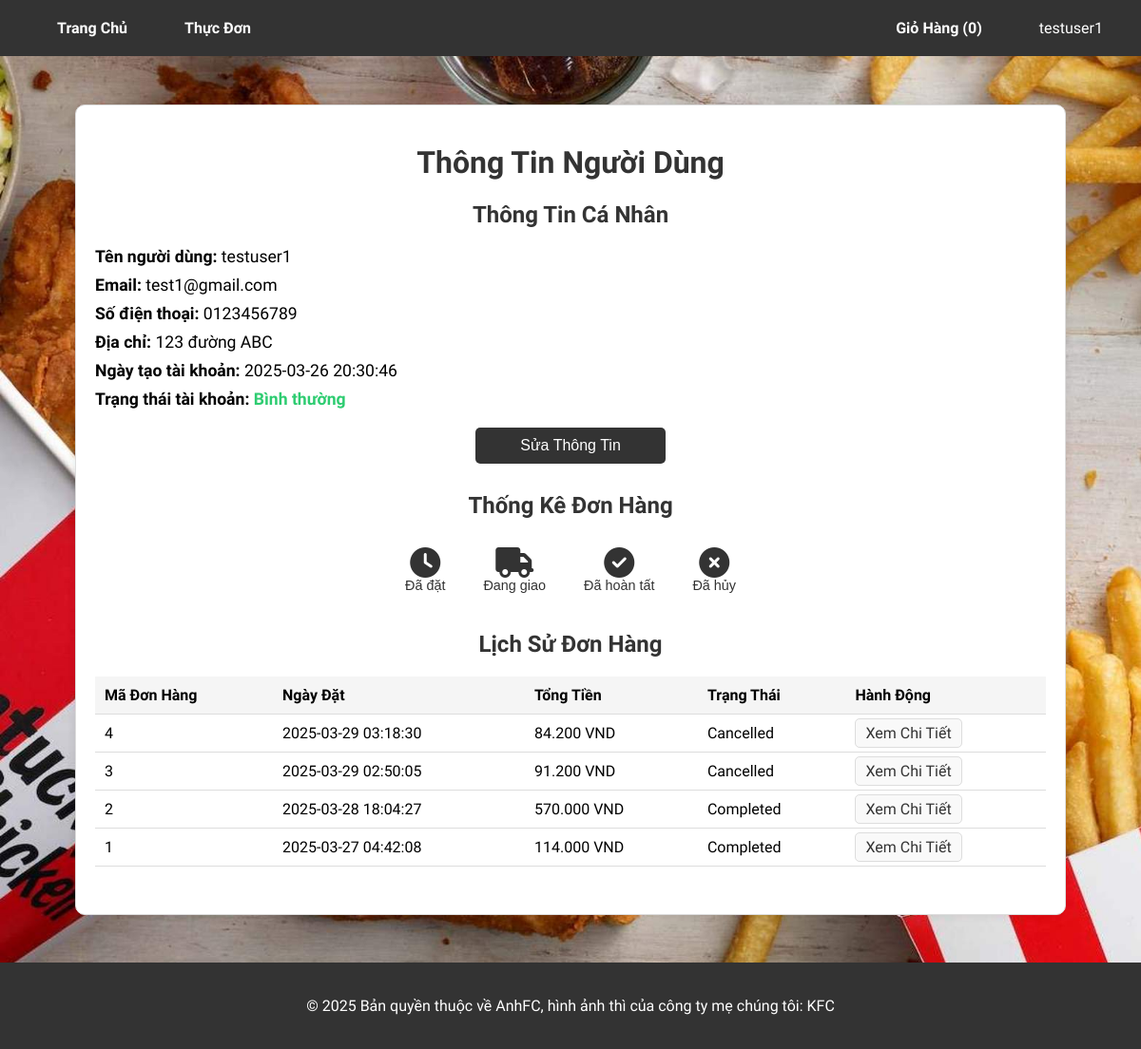
Screenshot of /AnhFC/php/user_profile.php (signed in) with the database file from the repository.
### tables this page shows
CREATE TABLE `users` (
  `id` int(11) NOT NULL,
  `username` varchar(255) NOT NULL,
  `email` varchar(255) NOT NULL,
  `phone` varchar(20) NOT NULL,
  `address` text DEFAULT NULL,
  `password` varchar(255) NOT NULL,
  `created_at` timestamp NOT NULL DEFAULT current_timestamp(),
  `is_admin` tinyint(1) DEFAULT 0,
  `restrict_cod` tinyint(1) DEFAULT 0,
  `restrict_order` tinyint(1) DEFAULT 0
);

CREATE TABLE `orders` (
  `id` int(11) NOT NULL,
  `user_id` int(11) NOT NULL,
  `total_amount` decimal(10,2) NOT NULL,
  `shipping_address` text NOT NULL,
  `payment_method` varchar(50) NOT NULL,
  `order_date` timestamp NOT NULL DEFAULT current_timestamp(),
  `status` varchar(50) DEFAULT 'Pending',
  `final_amount` double DEFAULT 0,
  `receiver_name` varchar(255) NOT NULL,
  `receiver_phone` varchar(20) NOT NULL,
  `note` text DEFAULT NULL,
  `completed_at` datetime DEFAULT NULL
);

### AnhFC/php/user_profile.php (the view, shortened to what this page needs)
<?php
include 'dbconnection.php';
$userId = $_SESSION['user_id'];
$stmt = $conn->prepare("SELECT is_admin, username, email, phone, address, created_at, restrict_cod, restrict_order, password FROM users WHERE id = ?");
$stmt->bind_param("i", $userId);
$stmt->execute();
$result = $stmt->get_result();
$user = $result->fetch_assoc();
$accountStatus = "Bình thường";
$orders = [];
$stmt = $conn->prepare("SELECT id, order_date, final_amount, status FROM orders WHERE user_id = ? ORDER BY order_date DESC");
$stmt->bind_param("i", $userId);
$stmt->execute();
$result = $stmt->get_result();
while ($order = $result->fetch_assoc()) {
    $orders[] = $order;
}
?>
<?php include 'user_header.php'; ?>
<!DOCTYPE html>
<html lang="en">
<head>
    <link rel="stylesheet" href="../css/style.css">
    <link rel="stylesheet" href="https://cdnjs.cloudflare.com/ajax/libs/font-awesome/6.4.0/css/all.min.css">
</head>
<body>
    <div class="profile-container">
        <h1>Thông Tin Người Dùng</h1>
        <div class="profile-info">
            <h2>Thông Tin Cá Nhân</h2>
            <p><strong>Tên người dùng:</strong> <?php echo htmlspecialchars($user['username']); ?></p>
            <p><strong>Email:</strong> <?php echo htmlspecialchars($user['email']); ?></p>
            <p><strong>Số điện thoại:</strong> <?php echo htmlspecialchars($user['phone'] ?? '-'); ?></p>
            <p><strong>Địa chỉ:</strong> <?php echo htmlspecialchars($user['address'] ?? '-'); ?></p>
            <p><strong>Ngày tạo tài khoản:</strong> <?php echo htmlspecialchars($user['created_at']); ?></p>
            <p><strong>Trạng thái tài khoản:</strong>
                <span class="status <?php echo $accountStatus === 'Bình thường' ? 'normal' : 'restricted'; ?>">
                    <?php echo htmlspecialchars($accountStatus); ?>
                </span>
            </p>
            <button class="edit-btn" onclick="toggleEditForm()">Sửa Thông Tin</button>
        </div>
        <div class="order-stats">
            <h2>Thống Kê Đơn Hàng</h2>
            <div class="order-stats-buttons">
                <button class="status-btn" data-status="Pending" onclick="toggleFilter('Pending')">
                    <i class="fas fa-clock"></i>
                    <span>Đã đặt</span>
                </button>
                <button class="status-btn" data-status="Shipping" onclick="toggleFilter('Shipping')">
                    <i class="fas fa-truck"></i>
                    <span>Đang giao</span>
                </button>
                <button class="status-btn" data-status="Completed" onclick="toggleFilter('Completed')">
                    <i class="fas fa-check-circle"></i>
                    <span>Đã hoàn tất</span>
                </button>
                <button class="status-btn" data-status="Cancelled" onclick="toggleFilter('Cancelled')">
                    <i class="fas fa-times-circle"></i>
                    <span>Đã hủy</span>
                </button>
            </div>
        </div>
        <div class="order-history">
            <h2>Lịch Sử Đơn Hàng</h2>
            <?php if (empty($orders)): ?>
                <p>Chưa có đơn hàng nào.</p>
            <?php else: ?>
                <table class="order-table" id="order-table">
                    <tr>
                        <th>Mã Đơn Hàng</th>
                        <th>Ngày Đặt</th>
                        <th>Tổng Tiền</th>
                        <th>Trạng Thái</th>
                        <th>Hành Động</th>
                    </tr>
                    <?php foreach ($orders as $order): ?>
                        <tr data-status="<?php echo htmlspecialchars($order['status']); ?>">
                            <td><?php echo htmlspecialchars($order['id']); ?></td>
                            <td><?php echo htmlspecialchars($order['order_date']); ?></td>
                            <td><?php echo number_format($order['final_amount'], 0, ',', '.'); ?> VND</td>
                            <td><?php echo htmlspecialchars($order['status']); ?></td>
                            <td>
                                <a href="order_detail.php?order_id=<?php echo $order['id']; ?>">Xem Chi Tiết</a>
                            </td>
                        </tr>
                    <?php endforeach; ?>
                </table>
            <?php endif; ?>
        </div>
    </div>
</body>
</html>
<?php
include 'footer.php';
?>

### AnhFC/php/user_header.php (shortened to what this page needs)
<?php
$isLoggedIn = isset($_SESSION['user_id']);
if ($isLoggedIn) {
    include 'dbconnection.php';
    $userId = $_SESSION['user_id'];
    $stmt = $conn->prepare("SELECT username FROM users WHERE id = ?");
    $stmt->bind_param("i", $userId);
    $stmt->execute();
    $result = $stmt->get_result();
    $headerUser = $result->fetch_assoc();
    $cartCount = isset($_SESSION['cart']) ? array_sum($_SESSION['cart']) : 0;
}
?>
<!DOCTYPE html>
<html lang="en">
<head>
    <link rel="stylesheet" href="../css/style.css">
</head>
<body>
    <nav class="navbar">
        <div class="container">
            <ul class="nav-left">
                <li><a href="user_home.php">Trang Chủ</a></li>
                <li><a href="menu.php">Thực Đơn</a></li>
            </ul>
            <ul class="nav-right">
                <?php if ($isLoggedIn): ?>
                    <li><a href="user_cart.php" class="cart-link">Giỏ Hàng (<?php echo $cartCount; ?>)</a></li>
                    <li>
                        <div class="dropdown">
                            <span class="dropbtn"><?php echo htmlspecialchars($headerUser['username']); ?></span>
                        </div>
                    </li>
                <?php else: ?>
                    <li><a href="user_login.php" class="login-link">Đăng Nhập</a></li>
                <?php endif; ?>
            </ul>
        </div>
    </nav>
</body>
</html>

### AnhFC/css/style.css (style rules this page uses)
.navbar { background-color: #333; color: white; padding: 10px; text-align: center; }
.navbar ul { list-style-type: none; padding: 0; margin: 0; display: flex; justify-content: center; }
.navbar ul li { margin: 0 15px; }
.navbar ul li a { color: white; text-decoration: none; font-weight: bold; }

### AnhFC/php/user_header.php (style rules this page uses)
body { margin: 0; padding: 0; font-family: 'Lexend', sans-serif; }
.navbar { background-color: #333; padding: 10px 0; position: fixed; top: 0; width: 100%; z-index: 1000; }
.navbar .container { max-width: 1200px; margin: 0 auto; display: flex; justify-content: space-between; align-items: center; padding: 0 20px; }
.navbar ul { list-style-type: none; margin: 0; padding: 0; display: flex; align-items: center; }
.navbar li { position: relative; }
.navbar a { color: white; text-decoration: none; padding: 10px 15px; display: block; font-family: 'Lexend', sans-serif; font-size: 1em; }
.nav-left { display: flex; align-items: center; }
.nav-right { display: flex; align-items: center; }
.dropdown { position: relative; display: inline-block; }
.dropbtn { cursor: pointer; color: white; padding: 10px 15px; display: block; font-family: 'Lexend', sans-serif; font-size: 1em; }
.cart-link { color: white; padding: 10px 15px; text-decoration: none; }
body { padding-top: 60px; }

### AnhFC/php/user_profile.php (style rules this page uses)
body { font-family: 'Lexend', sans-serif; background-image: url('../assets/BG.jpg'); background-size: cover; background-attachment: fixed; }
h1, h2 { text-align: center; color: #333; }
.profile-container { max-width: 1000px; margin: 50px auto; padding: 20px; background-color: #fff; border: 1px solid #ddd; border-radius: 10px; box-shadow: 0 0 10px rgba(0, 0, 0, 0.1); }
.profile-info, .order-stats, .order-history, .update-form { margin-bottom: 30px; }
.profile-info p { font-size: 1.1rem; margin: 10px 0; }
.profile-info .status { font-weight: bold; }
.profile-info .status.normal { color: #2ecc71; }
.edit-btn { display: block; width: 200px; margin: 20px auto; padding: 10px; background-color: #333; color: white; text-align: center; border: none; border-radius: 5px; cursor: pointer; font-size: 1rem; }
.order-stats-buttons { display: flex; justify-content: center; gap: 20px; flex-wrap: wrap; }
.status-btn { position: relative; background: none; border: none; cursor: pointer; padding: 10px; text-align: center; transition: transform 0.1s; }
.status-btn i { font-size: 2rem; color: #333; }
.status-btn span { display: block; font-size: 0.9rem; color: #333; }
.order-table { width: 100%; border-collapse: collapse; margin-top: 20px; }
.order-table th, .order-table td { padding: 10px; text-align: left; border-bottom: 1px solid #ddd; }
.order-table th { background-color: #f5f5f5; }
.order-table a, .order-table button { color: #333; text-decoration: none; padding: 5px 10px; border: 1px solid #ddd; border-radius: 5px; background-color: #f9f9f9; }

### rows the page displays
users: username "testuser1", email "test1@gmail.com", phone "0123456789", address "123 đường ABC", created_at "2025-03-26 20:30:46"
orders: id "4", order_date "2025-03-29 03:18:30", final_amount "84.200", status "Cancelled"
orders: id "3", order_date "2025-03-29 02:50:05", final_amount "91.200", status "Cancelled"
orders: id "2", order_date "2025-03-28 18:04:27", final_amount "570.000", status "Completed"
orders: id "1", order_date "2025-03-27 04:42:08", final_amount "114.000", status "Completed"

### other values shown
$cartCount "0"
$accountStatus "Bình thường"
